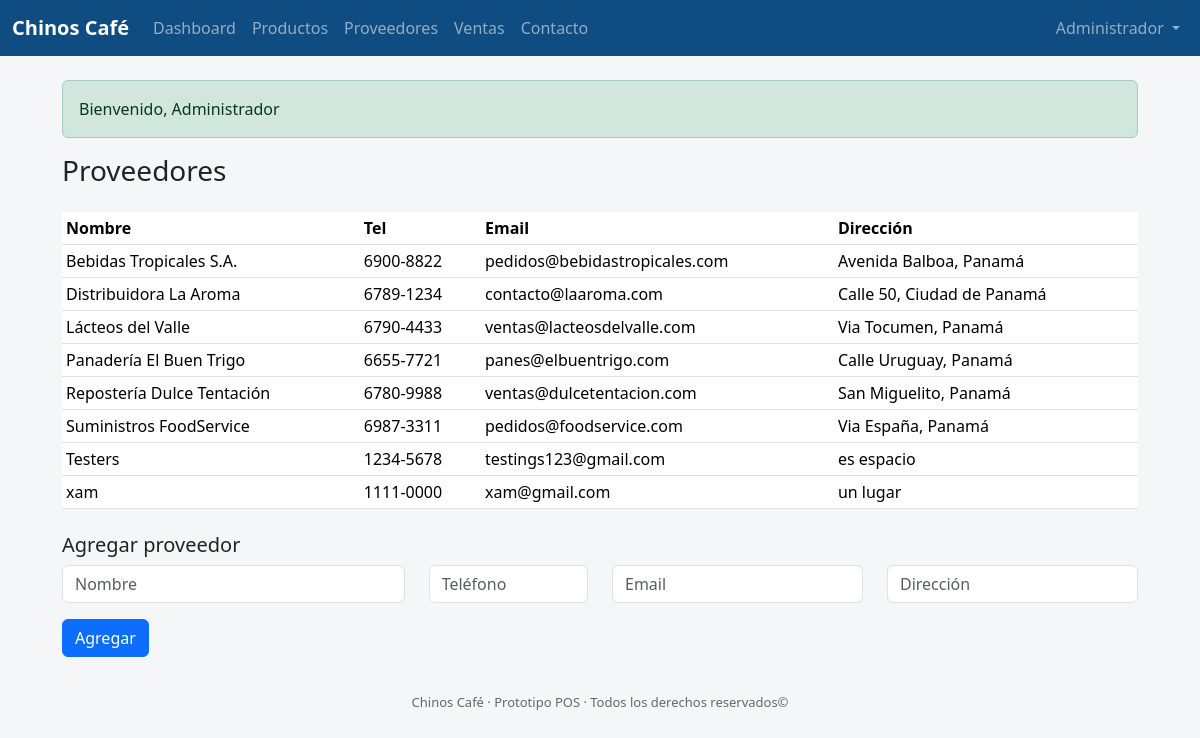
/chinoscafe/suppliers.php (signed in), run on the app's committed database.
### tables this page shows
CREATE TABLE `users` (
  `id` int(11) NOT NULL,
  `username` varchar(100) NOT NULL,
  `password_hash` varchar(255) NOT NULL,
  `full_name` varchar(150) DEFAULT NULL,
  `created_at` timestamp NOT NULL DEFAULT current_timestamp()
);

CREATE TABLE `suppliers` (
  `id` int(11) NOT NULL,
  `name` varchar(150) NOT NULL,
  `phone` varchar(50) DEFAULT NULL,
  `email` varchar(100) DEFAULT NULL,
  `address` varchar(255) DEFAULT NULL,
  `created_at` timestamp NOT NULL DEFAULT current_timestamp()
);

### chinoscafe/auth.php (called while the page is built, shortened)
<?php
require_once 'db.php';
function flash_get() {
    if (!empty($_SESSION['flash'])) {
        $f = $_SESSION['flash'];
        return $f;
    }
    return null;
}
function current_user() {
    global $mysqli;
    $id = intval($_SESSION['user_id']);
    $res = $mysqli->query("SELECT id, username, full_name FROM users WHERE id = $id LIMIT 1");
    if ($res && $res->num_rows) {
        $cache = $res->fetch_assoc();
        return $cache;
    }
    return null;
}

### chinoscafe/suppliers.php (the view, shortened to what this page needs)
<?php
require_once 'db.php';
require_once 'auth.php';
require_once __DIR__ . '/utils/replicate_helper.php';
$suppliers = $mysqli->query("SELECT * FROM suppliers ORDER BY name");
include 'header.php';
?>
<div class="d-flex justify-content-between align-items-center mb-3">
  <h3>Proveedores</h3>
</div>
<table class="table table-sm">
  <thead><tr><th>Nombre</th><th>Tel</th><th>Email</th><th>Dirección</th></tr></thead>
  <tbody>
    <?php while($s = $suppliers->fetch_assoc()): ?>
      <tr>
        <td><?php echo htmlspecialchars($s['name']); ?></td>
        <td><?php echo htmlspecialchars($s['phone']); ?></td>
        <td><?php echo htmlspecialchars($s['email']); ?></td>
        <td><?php echo htmlspecialchars($s['address']); ?></td>
      </tr>
    <?php endwhile; ?>
  </tbody>
</table>
<h5 class="mt-4">Agregar proveedor</h5>
<form method="post">
  <div class="row">
    <div class="col-md-4 mb-3"><input class="form-control" name="name" placeholder="Nombre" required></div>
    <div class="col-md-2 mb-3"><input class="form-control" name="phone" placeholder="Teléfono"></div>
    <div class="col-md-3 mb-3"><input class="form-control" name="email" placeholder="Email" type="email"></div>
    <div class="col-md-3 mb-3"><input class="form-control" name="address" placeholder="Dirección"></div>
  </div>
  <button class="btn btn-primary">Agregar</button>
</form>
<?php include 'footer.php'; ?>

### chinoscafe/header.php (shortened to what this page needs)
<?php
require_once 'db.php';
require_once 'auth.php';
$flash = flash_get();
$user = current_user();
?>
<!doctype html>
<html>
<head>
  <link href="https://cdn.jsdelivr.net/npm/bootstrap@5.3.2/dist/css/bootstrap.min.css" rel="stylesheet">
  <link rel="stylesheet" href="assets/css/style.css">
</head>
<body>
<nav class="navbar navbar-expand-lg navbar-dark" style="background:#0f4c81;">
  <div class="container-fluid">
    <a class="navbar-brand" href="index.php">Chinos Café</a>
    <div class="collapse navbar-collapse" id="navMenu">
      <ul class="navbar-nav me-auto mb-2 mb-lg-0">
        <li class="nav-item"><a class="nav-link" href="index.php">Dashboard</a></li>
        <li class="nav-item"><a class="nav-link" href="products.php">Productos</a></li>
        <li class="nav-item"><a class="nav-link" href="suppliers.php">Proveedores</a></li>
        <li class="nav-item"><a class="nav-link" href="sales.php">Ventas</a></li>
        <li class="nav-item"><a class="nav-link" href="contact.php">Contacto</a></li>
      </ul>
      <ul class="navbar-nav ms-auto">
        <?php if ($user): ?>
          <li class="nav-item dropdown">
            <a class="nav-link dropdown-toggle" href="#" id="userMenu" role="button" data-bs-toggle="dropdown" aria-expanded="false">
              <?php echo htmlspecialchars($user['full_name'] ?: $user['username']); ?>
            </a>
          </li>
        <?php else: ?>
          <li class="nav-item"><a class="nav-link" href="login.php">Ingresar</a></li>
        <?php endif; ?>
      </ul>
    </div>
  </div>
</nav>
<div class="container my-4">
  <?php if ($flash): ?>
    <div class="alert alert-<?php echo ($flash['type']==='error' ? 'danger' : ($flash['type']==='warning'?'warning':'success')); ?>">
      <?php echo htmlspecialchars($flash['msg']); ?>
    </div>
  <?php endif; ?>

### chinoscafe/assets/css/style.css (style rules this page uses)
body { background:#f4f6f8; color:#222; }
.navbar-brand { font-weight:700; }
.container { max-width:1100px; }
.table td, .table th { vertical-align: middle; }

### data on the page
users: full_name "Administrador"
suppliers: name "Bebidas Tropicales S.A.", phone "6900-8822", email "pedidos@bebidastropicales.com", address "Avenida Balboa, Panamá"
suppliers: name "Distribuidora La Aroma", phone "6789-1234", email "contacto@laaroma.com", address "Calle 50, Ciudad de Panamá"
suppliers: name "Lácteos del Valle", phone "6790-4433", email "ventas@lacteosdelvalle.com", address "Via Tocumen, Panamá"
suppliers: name "Panadería El Buen Trigo", phone "6655-7721", email "panes@elbuentrigo.com", address "Calle Uruguay, Panamá"
suppliers: name "Repostería Dulce Tentación", phone "6780-9988", email "ventas@dulcetentacion.com", address "San Miguelito, Panamá"
suppliers: name "Suministros FoodService", phone "6987-3311", email "pedidos@foodservice.com", address "Via España, Panamá"
suppliers: name "Testers", phone "1234-5678", email "testings123@gmail.com", address "es espacio"
suppliers: name "xam", phone "1111-0000", email "xam@gmail.com", address "un lugar"

### other printed values
$flash['msg'] "Bienvenido, Administrador"
